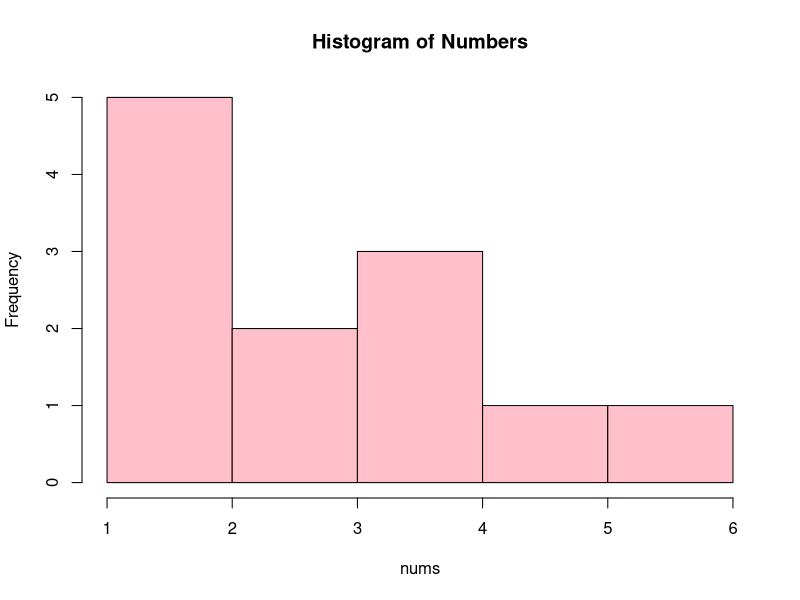

Source code (R):
## ---- chunk 1
#| code-line-numbers: "|1|3-4"
#| echo: true

nums <- c(1,2,6,2,3,5,4,2,3,4,4,1)
hist(nums,
     main = "Histogram of Numbers",
     col = "pink")
## ---- chunk 2
table <- data.frame(x = 1:9,
                    y = 10:18)
table
